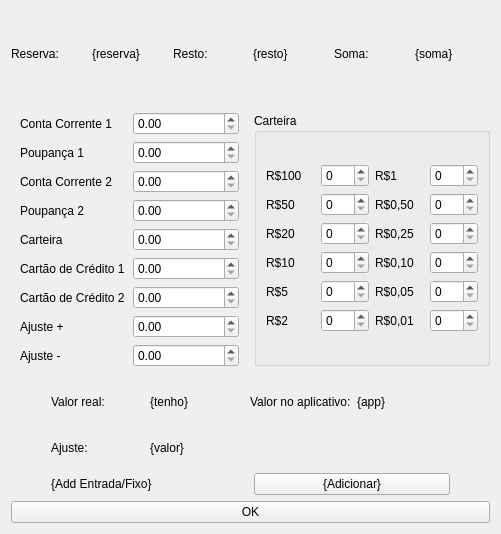
<?xml version="1.0" encoding="UTF-8"?>
<ui version="4.0">
 <class>Form</class>
 <widget class="QWidget" name="Form">
  <property name="geometry">
   <rect>
    <x>0</x>
    <y>0</y>
    <width>501</width>
    <height>534</height>
   </rect>
  </property>
  <property name="windowTitle">
   <string>Dívida</string>
  </property>
  <layout class="QVBoxLayout" name="verticalLayout_2">
   <item>
    <layout class="QHBoxLayout" name="horizontalLayout">
     <item>
      <widget class="QLabel" name="label">
       <property name="text">
        <string>Reserva:</string>
       </property>
      </widget>
     </item>
     <item>
      <widget class="QLabel" name="labelReserva">
       <property name="text">
        <string>{reserva}</string>
       </property>
      </widget>
     </item>
     <item>
      <widget class="QLabel" name="label_3">
       <property name="text">
        <string>Resto:</string>
       </property>
      </widget>
     </item>
     <item>
      <widget class="QLabel" name="labelResto">
       <property name="text">
        <string>{resto}</string>
       </property>
      </widget>
     </item>
     <item>
      <widget class="QLabel" name="label_5">
       <property name="text">
        <string>Soma:</string>
       </property>
      </widget>
     </item>
     <item>
      <widget class="QLabel" name="labelSoma">
       <property name="text">
        <string>{soma}</string>
       </property>
      </widget>
     </item>
    </layout>
   </item>
   <item>
    <layout class="QHBoxLayout" name="horizontalLayout_3">
     <item>
      <widget class="QFrame" name="formFrame">
       <layout class="QGridLayout" name="gridLayout_5">
        <item row="0" column="0">
         <widget class="QLabel" name="contaCorrente1Label">
          <property name="text">
           <string>Conta Corrente 1</string>
          </property>
         </widget>
        </item>
        <item row="0" column="1">
         <widget class="QDoubleSpinBox" name="spinConta1">
          <property name="maximum">
           <double>9999.989999999999782</double>
          </property>
         </widget>
        </item>
        <item row="1" column="0">
         <widget class="QLabel" name="poupanca1Label">
          <property name="text">
           <string>Poupança 1</string>
          </property>
         </widget>
        </item>
        <item row="1" column="1">
         <widget class="QDoubleSpinBox" name="spinPoupanca">
          <property name="maximum">
           <double>9999.989999999999782</double>
          </property>
         </widget>
        </item>
        <item row="2" column="0">
         <widget class="QLabel" name="contaCorrente2Label">
          <property name="text">
           <string>Conta Corrente 2</string>
          </property>
         </widget>
        </item>
        <item row="2" column="1">
         <widget class="QDoubleSpinBox" name="spintConta2">
          <property name="maximum">
           <double>9999.989999999999782</double>
          </property>
         </widget>
        </item>
        <item row="3" column="0">
         <widget class="QLabel" name="poupanca2Label">
          <property name="text">
           <string>Poupança 2</string>
          </property>
         </widget>
        </item>
        <item row="3" column="1">
         <widget class="QDoubleSpinBox" name="spinPoupanca2">
          <property name="maximum">
           <double>9999.989999999999782</double>
          </property>
         </widget>
        </item>
        <item row="4" column="0">
         <widget class="QLabel" name="cateiraLabel">
          <property name="text">
           <string>Carteira</string>
          </property>
         </widget>
        </item>
        <item row="4" column="1">
         <widget class="QDoubleSpinBox" name="spinCarteira">
          <property name="maximum">
           <double>9999.989999999999782</double>
          </property>
         </widget>
        </item>
        <item row="5" column="0">
         <widget class="QLabel" name="cartaoDeCreditoLabel">
          <property name="text">
           <string>Cartão de Crédito 1</string>
          </property>
         </widget>
        </item>
        <item row="5" column="1">
         <widget class="QDoubleSpinBox" name="spinCredito1">
          <property name="maximum">
           <double>9999.989999999999782</double>
          </property>
         </widget>
        </item>
        <item row="6" column="0">
         <widget class="QLabel" name="cartaoDeCreditoLabel_2">
          <property name="text">
           <string>Cartão de Crédito 2</string>
          </property>
         </widget>
        </item>
        <item row="6" column="1">
         <widget class="QDoubleSpinBox" name="spinCredito2">
          <property name="maximum">
           <double>9999.989999999999782</double>
          </property>
         </widget>
        </item>
        <item row="7" column="0">
         <widget class="QLabel" name="ajusteLabel">
          <property name="text">
           <string>Ajuste +</string>
          </property>
         </widget>
        </item>
        <item row="7" column="1">
         <widget class="QDoubleSpinBox" name="spinAjusteP">
          <property name="maximum">
           <double>9999.989999999999782</double>
          </property>
         </widget>
        </item>
        <item row="8" column="0">
         <widget class="QLabel" name="ajusteLabel_2">
          <property name="text">
           <string>Ajuste -</string>
          </property>
         </widget>
        </item>
        <item row="8" column="1">
         <widget class="QDoubleSpinBox" name="spinAjusteN">
          <property name="maximum">
           <double>9999.989999999999782</double>
          </property>
         </widget>
        </item>
       </layout>
      </widget>
     </item>
     <item>
      <layout class="QVBoxLayout" name="verticalLayout">
       <item>
        <spacer name="verticalSpacer">
         <property name="orientation">
          <enum>Qt::Vertical</enum>
         </property>
         <property name="sizeType">
          <enum>QSizePolicy::Fixed</enum>
         </property>
         <property name="sizeHint" stdset="0">
          <size>
           <width>20</width>
           <height>10</height>
          </size>
         </property>
        </spacer>
       </item>
       <item>
        <widget class="QGroupBox" name="gridGroupBox">
         <property name="title">
          <string>Carteira</string>
         </property>
         <layout class="QGridLayout" name="gridLayout">
          <item row="0" column="1">
           <layout class="QGridLayout" name="gridLayout_4">
            <item row="0" column="0">
             <widget class="QLabel" name="r1Label">
              <property name="text">
               <string>R$1</string>
              </property>
             </widget>
            </item>
            <item row="0" column="1">
             <widget class="QSpinBox" name="spin1"/>
            </item>
            <item row="1" column="0">
             <widget class="QLabel" name="r050Label">
              <property name="text">
               <string>R$0,50</string>
              </property>
             </widget>
            </item>
            <item row="1" column="1">
             <widget class="QSpinBox" name="spin05"/>
            </item>
            <item row="2" column="0">
             <widget class="QLabel" name="r025Label">
              <property name="text">
               <string>R$0,25</string>
              </property>
             </widget>
            </item>
            <item row="2" column="1">
             <widget class="QSpinBox" name="spin025"/>
            </item>
            <item row="3" column="0">
             <widget class="QLabel" name="r010Label">
              <property name="text">
               <string>R$0,10</string>
              </property>
             </widget>
            </item>
            <item row="3" column="1">
             <widget class="QSpinBox" name="spin01"/>
            </item>
            <item row="4" column="0">
             <widget class="QLabel" name="r005Label">
              <property name="text">
               <string>R$0,05</string>
              </property>
             </widget>
            </item>
            <item row="4" column="1">
             <widget class="QSpinBox" name="spin005"/>
            </item>
            <item row="5" column="0">
             <widget class="QLabel" name="r001Label">
              <property name="text">
               <string>R$0,01</string>
              </property>
             </widget>
            </item>
            <item row="5" column="1">
             <widget class="QSpinBox" name="spin001"/>
            </item>
           </layout>
          </item>
          <item row="0" column="0">
           <layout class="QGridLayout" name="gridLayout_3">
            <item row="0" column="0">
             <widget class="QLabel" name="r100Label">
              <property name="text">
               <string>R$100</string>
              </property>
             </widget>
            </item>
            <item row="0" column="1">
             <widget class="QSpinBox" name="spin100">
              <property name="maximum">
               <number>999</number>
              </property>
             </widget>
            </item>
            <item row="1" column="0">
             <widget class="QLabel" name="r50Label">
              <property name="text">
               <string>R$50</string>
              </property>
             </widget>
            </item>
            <item row="1" column="1">
             <widget class="QSpinBox" name="spin50"/>
            </item>
            <item row="2" column="0">
             <widget class="QLabel" name="r20Label">
              <property name="text">
               <string>R$20</string>
              </property>
             </widget>
            </item>
            <item row="2" column="1">
             <widget class="QSpinBox" name="spin20"/>
            </item>
            <item row="3" column="0">
             <widget class="QLabel" name="r10Label">
              <property name="text">
               <string>R$10</string>
              </property>
             </widget>
            </item>
            <item row="3" column="1">
             <widget class="QSpinBox" name="spin10"/>
            </item>
            <item row="4" column="0">
             <widget class="QLabel" name="r5Label">
              <property name="text">
               <string>R$5</string>
              </property>
             </widget>
            </item>
            <item row="4" column="1">
             <widget class="QSpinBox" name="spin5"/>
            </item>
            <item row="5" column="0">
             <widget class="QLabel" name="r2Label">
              <property name="text">
               <string>R$2</string>
              </property>
             </widget>
            </item>
            <item row="5" column="1">
             <widget class="QSpinBox" name="spin2"/>
            </item>
           </layout>
          </item>
         </layout>
        </widget>
       </item>
       <item>
        <spacer name="verticalSpacer_2">
         <property name="orientation">
          <enum>Qt::Vertical</enum>
         </property>
         <property name="sizeType">
          <enum>QSizePolicy::Fixed</enum>
         </property>
         <property name="sizeHint" stdset="0">
          <size>
           <width>20</width>
           <height>10</height>
          </size>
         </property>
        </spacer>
       </item>
      </layout>
     </item>
    </layout>
   </item>
   <item>
    <layout class="QHBoxLayout" name="horizontalLayout_6">
     <item>
      <spacer name="horizontalSpacer">
       <property name="orientation">
        <enum>Qt::Horizontal</enum>
       </property>
       <property name="sizeType">
        <enum>QSizePolicy::Fixed</enum>
       </property>
       <property name="sizeHint" stdset="0">
        <size>
         <width>40</width>
         <height>20</height>
        </size>
       </property>
      </spacer>
     </item>
     <item>
      <layout class="QGridLayout" name="gridLayout_2">
       <item row="0" column="1">
        <widget class="QLabel" name="label_7">
         <property name="text">
          <string>Valor real:</string>
         </property>
        </widget>
       </item>
       <item row="0" column="3">
        <widget class="QLabel" name="label_9">
         <property name="text">
          <string>Valor no aplicativo:</string>
         </property>
        </widget>
       </item>
       <item row="0" column="4">
        <widget class="QLabel" name="labelApp">
         <property name="text">
          <string>{app}</string>
         </property>
        </widget>
       </item>
       <item row="0" column="2">
        <widget class="QLabel" name="labelTenho">
         <property name="text">
          <string>{tenho}</string>
         </property>
        </widget>
       </item>
       <item row="1" column="2">
        <widget class="QLabel" name="labelAjuste">
         <property name="text">
          <string>{valor}</string>
         </property>
        </widget>
       </item>
       <item row="1" column="1">
        <widget class="QLabel" name="label_11">
         <property name="text">
          <string>Ajuste:</string>
         </property>
        </widget>
       </item>
      </layout>
     </item>
     <item>
      <spacer name="horizontalSpacer_2">
       <property name="orientation">
        <enum>Qt::Horizontal</enum>
       </property>
       <property name="sizeType">
        <enum>QSizePolicy::Fixed</enum>
       </property>
       <property name="sizeHint" stdset="0">
        <size>
         <width>40</width>
         <height>20</height>
        </size>
       </property>
      </spacer>
     </item>
    </layout>
   </item>
   <item>
    <layout class="QHBoxLayout" name="horizontalLayout_2">
     <item>
      <spacer name="horizontalSpacer_3">
       <property name="orientation">
        <enum>Qt::Horizontal</enum>
       </property>
       <property name="sizeType">
        <enum>QSizePolicy::Fixed</enum>
       </property>
       <property name="sizeHint" stdset="0">
        <size>
         <width>40</width>
         <height>20</height>
        </size>
       </property>
      </spacer>
     </item>
     <item>
      <widget class="QLabel" name="labelAdd">
       <property name="text">
        <string>{Add Entrada/Fixo}</string>
       </property>
      </widget>
     </item>
     <item>
      <widget class="QPushButton" name="botaoAdd">
       <property name="text">
        <string>{Adicionar}</string>
       </property>
      </widget>
     </item>
     <item>
      <spacer name="horizontalSpacer_4">
       <property name="orientation">
        <enum>Qt::Horizontal</enum>
       </property>
       <property name="sizeType">
        <enum>QSizePolicy::Fixed</enum>
       </property>
       <property name="sizeHint" stdset="0">
        <size>
         <width>40</width>
         <height>20</height>
        </size>
       </property>
      </spacer>
     </item>
    </layout>
   </item>
   <item>
    <widget class="QPushButton" name="pushButton">
     <property name="text">
      <string>OK</string>
     </property>
    </widget>
   </item>
  </layout>
 </widget>
 <tabstops>
  <tabstop>spinConta1</tabstop>
  <tabstop>spinPoupanca</tabstop>
  <tabstop>spintConta2</tabstop>
  <tabstop>spinPoupanca2</tabstop>
  <tabstop>spinCarteira</tabstop>
  <tabstop>spinCredito1</tabstop>
  <tabstop>spinCredito2</tabstop>
  <tabstop>spinAjusteP</tabstop>
  <tabstop>spinAjusteN</tabstop>
  <tabstop>spin100</tabstop>
  <tabstop>spin50</tabstop>
  <tabstop>spin20</tabstop>
  <tabstop>spin10</tabstop>
  <tabstop>spin5</tabstop>
  <tabstop>spin2</tabstop>
  <tabstop>spin1</tabstop>
  <tabstop>spin05</tabstop>
  <tabstop>spin025</tabstop>
  <tabstop>spin01</tabstop>
  <tabstop>spin005</tabstop>
  <tabstop>spin001</tabstop>
  <tabstop>pushButton</tabstop>
 </tabstops>
 <resources/>
 <connections/>
</ui>
